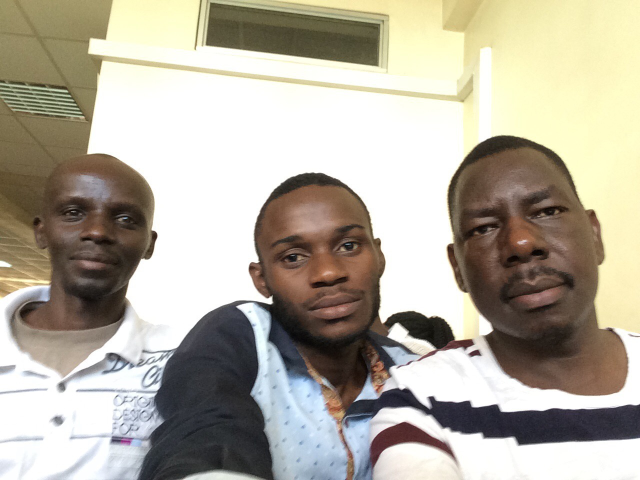
#> input picture groupselfie.jpg, 1280 x 960 px, found by its file name (shown at 1/2 size)
$ jupyter execute --allow-errors Image_Analysis.ipynb   (shell and % lines are left out)
#> lines starting #> are read from the running program, lines starting #| are printed output that depends on the picture
Image Analysis

Author: Semakula Abdumajidhu

Email: semakula@live.com

[cell 1]

import cv2
import matplotlib.pyplot as plt
import numpy as np
##Reading and displaying original image
img = plt.imread('data/groupselfie.jpg')
#> img is the input picture: shape (960, 1280, 3); mean R, G, B 179.1, 172.7, 158.7

plt.imshow(img)

[cell 2]
img.shape
#> Out = (960, 1280, 3)

[cell 3]
##converting image to grayscale by averaging
graydouble = np.double(img)
grays = (graydouble[:,:,0]+ graydouble[:,:,1] + graydouble[:,:,2]) / 3
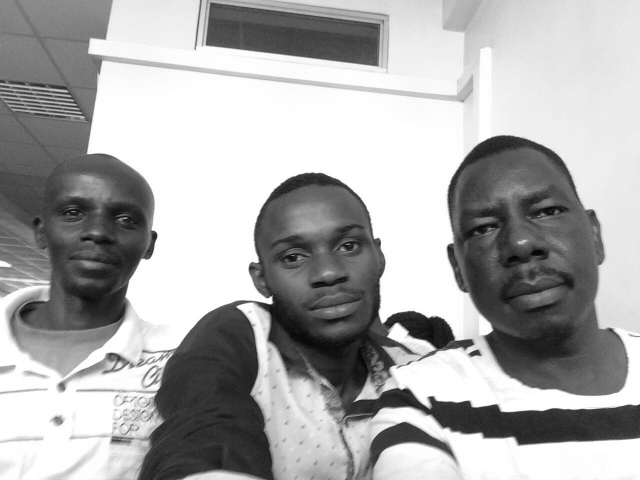
#> grays: shape (960, 1280) float64 (shown at 1/2 size); min 1.33, max 255, mean 170.2
convert_to_uint8 = np.uint8(grays)
plt.imshow(convert_to_uint8)

[cell 4]
convert_to_uint8.shape
#> Out = (960, 1280)

[cell 5]
##applying only sufficient colors to the image
im_color_map = cv2.applyColorMap(convert_to_uint8, cv2.COLORMAP_JET)
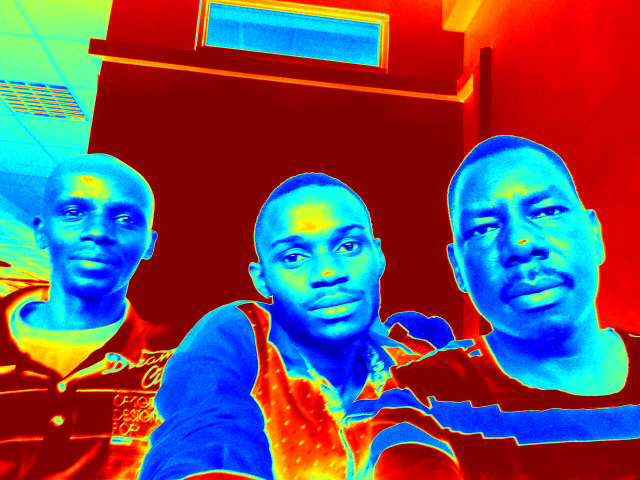
#> im_color_map: shape (960, 1280, 3) (shown at 1/2 size); mean B, G, R 97, 79.8, 112
plt.imshow(im_color_map)

[cell 6]
##cut part of image
cut_face = img[300:700,400:800]
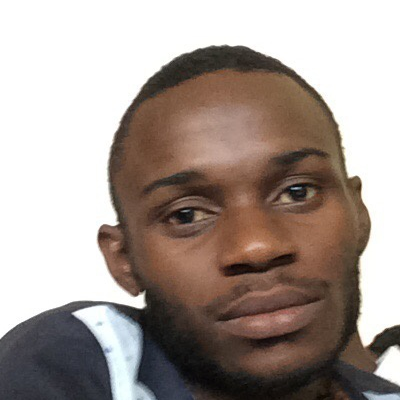
#> cut_face: shape (400, 400, 3); mean R, G, B 166.7, 154.6, 148.2
plt.imshow(cut_face)

#> (a cell that did not finish here is left out)

[cell 8]
##nigating image
negated_image = 255 - grays[300:700,400:800]
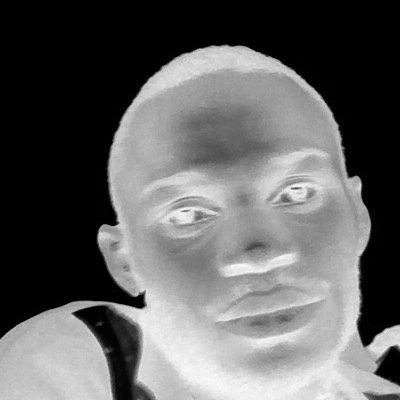
#> negated_image: shape (400, 400) float64; min 0, max 251, mean 98.5
plt.imshow(negated_image)

[cell 9]
##Threshold color in image
ret, thresh = cv2.threshold(img, 150, 255, cv2.THRESH_BINARY)
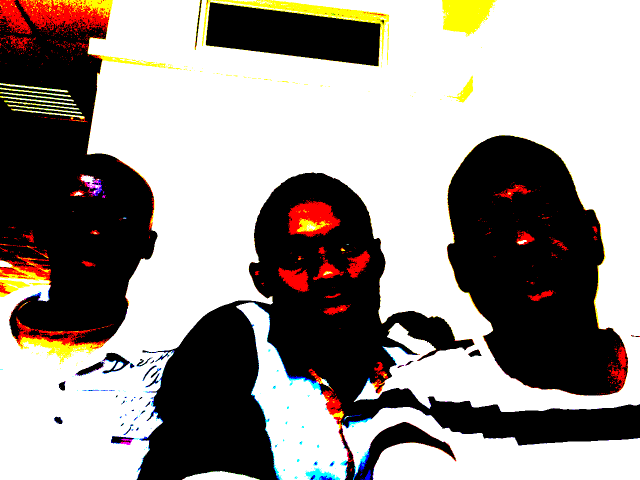
#> thresh: shape (960, 1280, 3) (shown at 1/2 size); mean R, G, B 153.2, 147.1, 142.5
plt.imshow(thresh)

[cell 10]
##converting thresholed image to grayscale
change_color_map_to_gray = cv2.cvtColor(thresh, cv2.COLOR_BGR2GRAY)
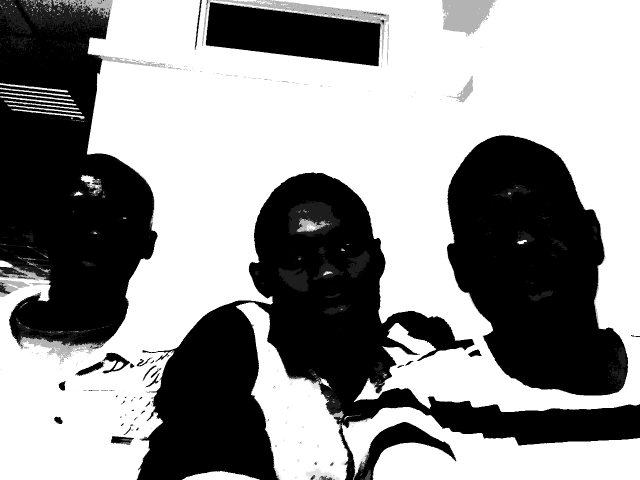
#> change_color_map_to_gray: shape (960, 1280) (shown at 1/2 size); min 0, max 255, mean 146.4
plt.imshow(change_color_map_to_gray)

[cell 11]
##factoring colors
selfie_to_grayscale= cv2.cvtColor(img, cv2.COLOR_BGR2GRAY)
selfiedouble = selfie_to_grayscale.astype(np.double)
selfiefactor = selfiedouble*.25
##plt.imagesc(selfiefactor)
plt.imshow(selfiefactor)
